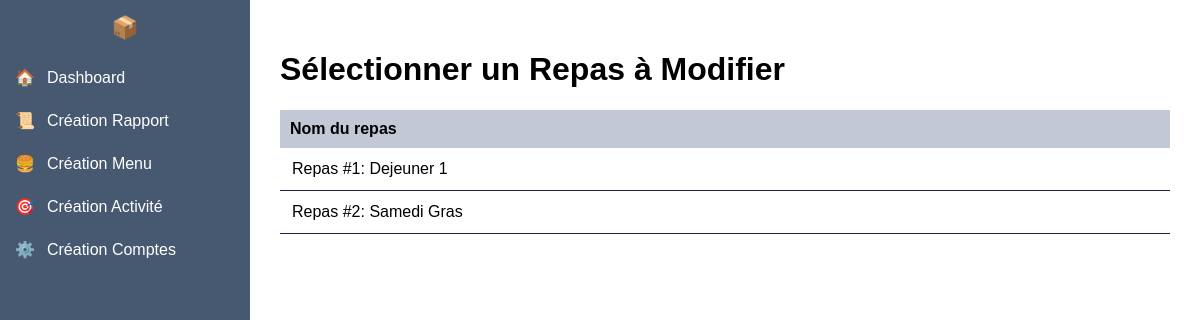
The page /www/admin/menu/selection_menu.php (signed in) on the database its author committed.
### tables this page shows
CREATE TABLE `REPAS` (
  `Id_repas` smallint(5) UNSIGNED NOT NULL,
  `nom` varchar(20) DEFAULT NULL,
  `entree` varchar(20) DEFAULT NULL,
  `plat` varchar(20) DEFAULT NULL,
  `dessert` varchar(20) DEFAULT NULL,
  `date` date DEFAULT NULL
);

### www/admin/menu/selection_menu.php (the view, shortened to what this page needs)
<?php
$con = getDatabase();
include '../navigation_admin.php';
$stmt = $con->prepare('SELECT Id_repas, nom FROM REPAS');
$stmt->execute();
$result = $stmt->get_result();
$repas = [];
while ($row = $result->fetch_assoc()) {
    $repas[] = $row;
}
?>
<!DOCTYPE html>
<html lang="fr">
<head>
    <link rel="stylesheet" href="../../styles/main.css">
</head>
<body>
<main class="content">
    <h1>Sélectionner un Repas à Modifier</h1>
    <table>
        <thead>
        <tr>
            <th>Nom du repas</th>
        </tr>
        </thead>
        <tbody>
        <?php foreach ($repas as $repas_item): ?>
            <tr style="cursor: pointer;" onclick="document.getElementById('form_<?php echo $repas_item['Id_repas']; ?>').submit();">
                <td>
                    <form id="form_<?php echo $repas_item['Id_repas']; ?>" action="modification_menu.php" method="post">
                        <?php echo htmlspecialchars("Repas #{$repas_item['Id_repas']}: {$repas_item['nom']}"); ?>
                    </form>
                </td>
            </tr>
        <?php endforeach; ?>
        </tbody>
    </table>
</main>
</body>
</html>

### www/styles/main.css (style rules this page uses)
body { font-family: Arial, sans-serif; margin: 0; display: flex; height: 100vh; overflow-y: auto; }
.content { flex: 1; padding: 30px; transition: margin-left 0.3s ease-in-out; overflow-y: auto; }
table { width: 100%; border-collapse: collapse; margin-top: 20px; }
th { text-align: left; padding: 10px; background-color: #63719562; font-size: 16px; }
td { padding: 12px; border-bottom: 1px solid #271b4b; }
tr { cursor: pointer; transition: background-color 0.2s ease; }

### rows shown on the page
repas: Id_repas+nom "Repas #1: Dejeuner 1"
repas: Id_repas+nom "Repas #2: Samedi Gras"
